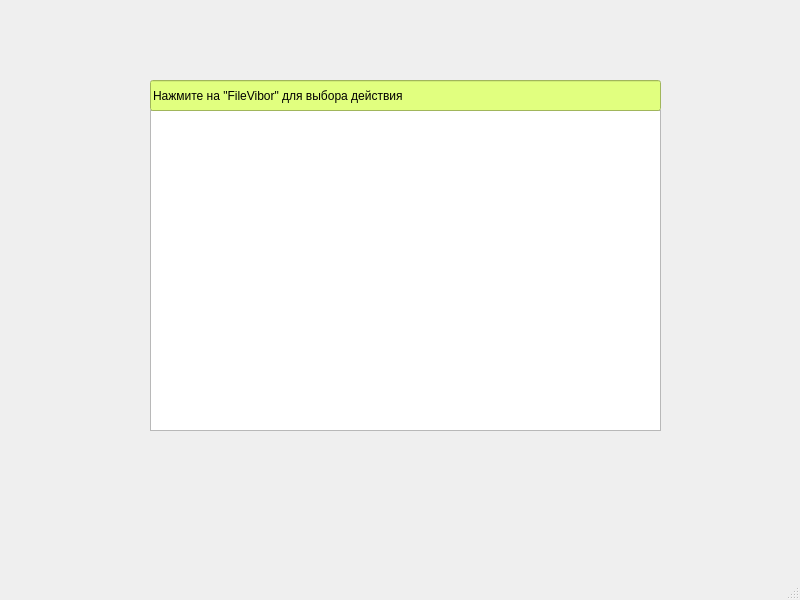
<?xml version="1.0" encoding="UTF-8"?>
<ui version="4.0">
 <class>SDI</class>
 <widget class="QMainWindow" name="SDI">
  <property name="geometry">
   <rect>
    <x>0</x>
    <y>0</y>
    <width>800</width>
    <height>600</height>
   </rect>
  </property>
  <property name="windowTitle">
   <string>MainWindow</string>
  </property>
  <widget class="QWidget" name="centralwidget">
   <widget class="QPlainTextEdit" name="textEdit">
    <property name="geometry">
     <rect>
      <x>150</x>
      <y>110</y>
      <width>511</width>
      <height>321</height>
     </rect>
    </property>
    <property name="styleSheet">
     <string notr="true">QtextEdit { 
background-color: #aaff7f;
}</string>
    </property>
    <property name="plainText">
     <string/>
    </property>
   </widget>
   <widget class="QLineEdit" name="lineEdit">
    <property name="geometry">
     <rect>
      <x>150</x>
      <y>80</y>
      <width>511</width>
      <height>31</height>
     </rect>
    </property>
    <property name="styleSheet">
     <string notr="true">QLineEdit {
background-color :#e1ff7f;
}</string>
    </property>
    <property name="text">
     <string>Нажмите на &quot;FileVibor&quot; для выбора действия</string>
    </property>
   </widget>
  </widget>
  <widget class="QMenuBar" name="menubar">
   <property name="geometry">
    <rect>
     <x>0</x>
     <y>0</y>
     <width>800</width>
     <height>22</height>
    </rect>
   </property>
  </widget>
  <widget class="QStatusBar" name="statusbar"/>
 </widget>
 <resources/>
 <connections/>
</ui>
